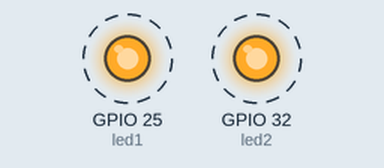
Recording of a sketch running on a simulated ESP32. Shown: output pins drawn as LEDs (lit = HIGH). Dashed ring = blinking.

Above: at 0.05 s.
Timing chart, 0 to 3.0 s (numbered marks = the images above):
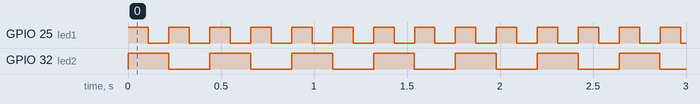

The sketch:

MULTITAREA_ESP32.ino
```cpp
TaskHandle_t Tarea0; // Definición de la variable que almacena el identificador de la tarea 0
//TaskHandle_t Tarea1;

const int led1 = 25, led2 = 32;

void setup() {
  xTaskCreatePinnedToCore (loop0,"tarea_0",1000,NULL,1,&Tarea0,0);
  /* xTaskCreatePinnedToCore (loop0,"tarea_0",1000,NULL,1,&Tarea0,1);
     loop0 nombre loop.
     El 1 primero es la prioridad de ejecución,se recomienda dejar en 1.
     El ultimo numero es el numero de nucleo utilizado.
  */
  pinMode(led1,OUTPUT), pinMode(led2, OUTPUT);
}

void loop() {
  digitalWrite(led1, HIGH);
  delay(110);
  digitalWrite(led1, LOW);
  delay(110);

}

void loop0(void *parameter) { //tarea0

while(1==1) {
  digitalWrite(led2, HIGH);
  delay(220);
  digitalWrite(led2, LOW);
  delay(220);

}

}
```

Measured:
- by itself, GPIO 25 (led1): alternates HIGH for 0.11 s and LOW for 0.11 s
- by itself, GPIO 32 (led2): alternates HIGH for 0.22 s and LOW for 0.22 s
